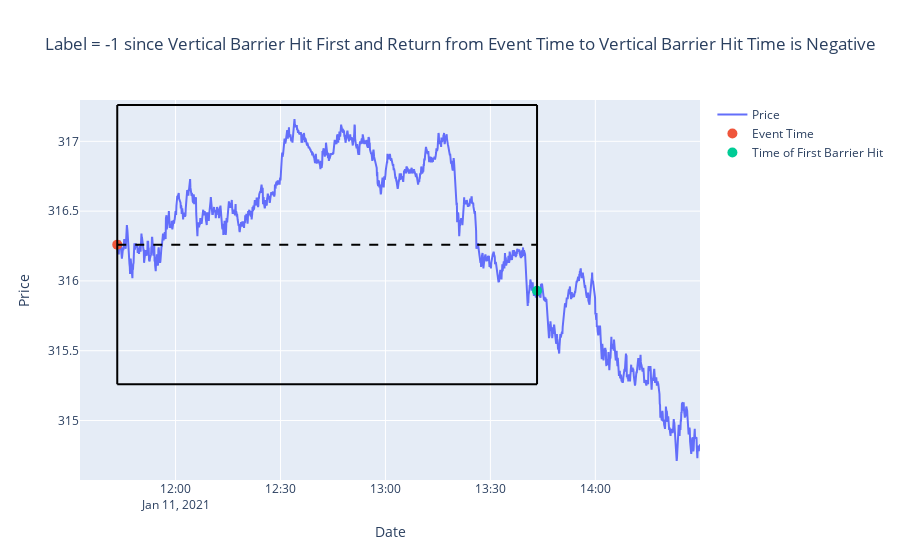

Here is the notebook cell this chart was saved with:
### Markdown cell above
### Example 3: Label = -1 Since Vertical Barrier Hit First and Return at Time Vertical Barrier is Hit is Negative (Can also set label to 0)

### Code cell
df_tiny = df.head(30000).tail(5000).head(2000).reset_index()
plot_tripple_barrier_example(df_tiny)

### Figure 1 — Plotly figure (JSON) as saved in the notebook; plotly's stock layout.template omitted (floating-point values rounded to 4 significant figures; data arrays with more than 128 entries replaced by an {"elided": "..."} marker saying what was removed)
{"data": [{"name": "Price", "type": "scatter", "x": {"elided": "2000 str values"}, "y": {"elided": "2000 float values"}}, {"marker": {"size": 10}, "mode": "markers", "name": "Event Time", "type": "scatter", "x": ["2021-01-11T11:43:20"], "y": [316.3]}, {"marker": {"size": 10}, "mode": "markers", "name": "Time of First Barrier Hit", "type": "scatter", "x": ["2021-01-11T13:43:20"], "y": [315.9]}], "layout": {"shapes": [{"line": {"color": "black", "width": 2}, "type": "line", "x0": "2021-01-11T11:43:20", "x1": "2021-01-11T11:43:20", "xref": "x", "y0": 315.3, "y1": 317.3}, {"line": {"color": "black", "width": 2}, "type": "line", "x0": "2021-01-11T13:43:20", "x1": "2021-01-11T13:43:20", "xref": "x", "y0": 315.3, "y1": 317.3}, {"line": {"color": "black", "width": 2}, "type": "line", "x0": "2021-01-11T11:43:20", "x1": "2021-01-11T13:43:20", "xref": "x", "y0": 317.3, "y1": 317.3, "yref": "y"}, {"line": {"color": "black", "width": 2}, "type": "line", "x0": "2021-01-11T11:43:20", "x1": "2021-01-11T13:43:20", "xref": "x", "y0": 315.3, "y1": 315.3, "yref": "y"}, {"line": {"color": "black", "dash": "dash", "width": 2}, "type": "line", "x0": "2021-01-11T11:43:20", "x1": "2021-01-11T13:43:20", "xref": "x", "y0": 316.3, "y1": 316.3, "yref": "y"}], "title": {"text": "Label = -1 since Vertical Barrier Hit First and Return from Event Time to Vertical Barrier Hit Time is Negative"}, "xaxis": {"title": {"text": "Date"}}, "yaxis": {"title": {"text": "Price"}}}}
